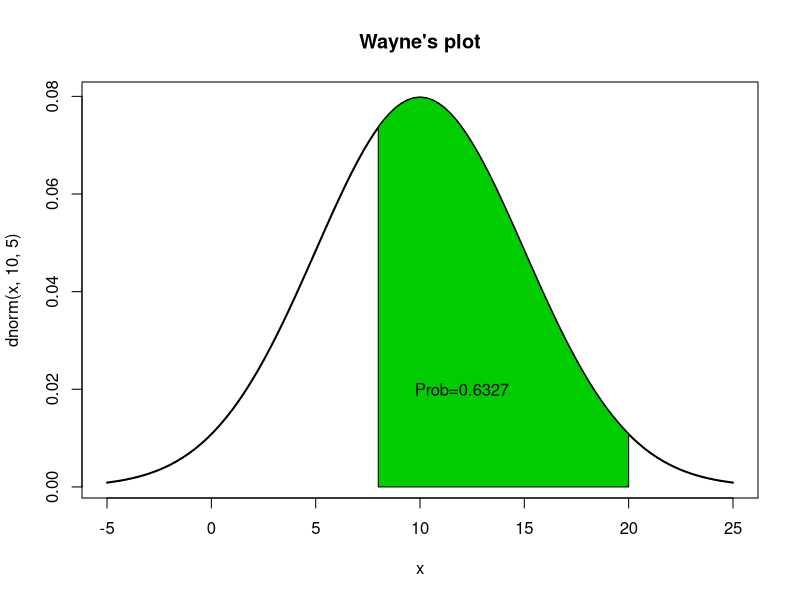
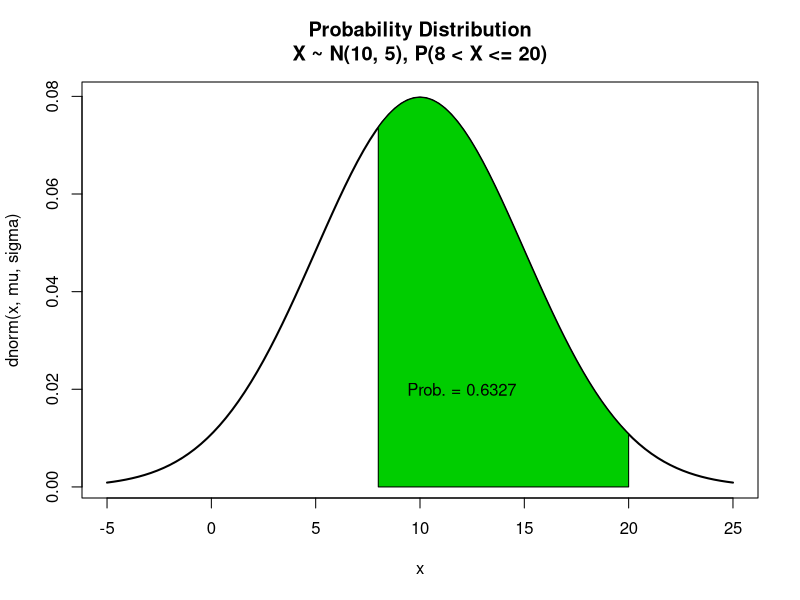
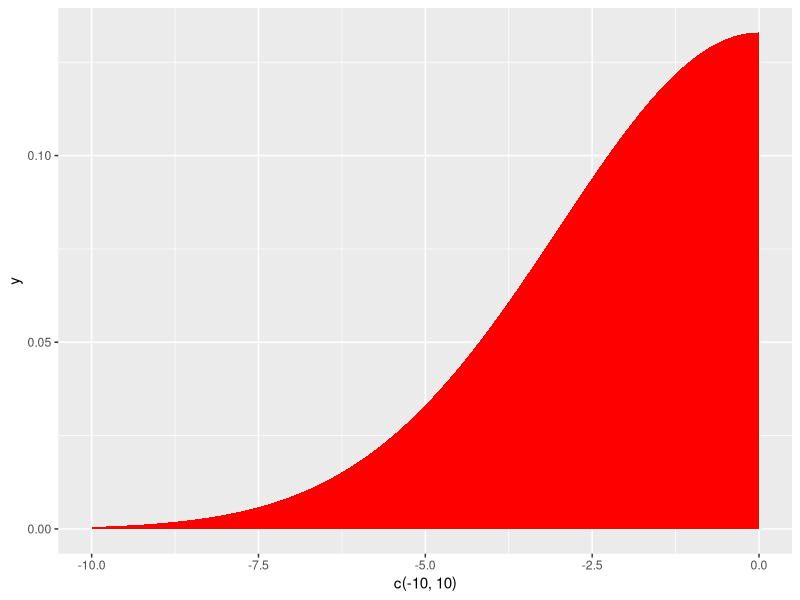

These charts were generated, in order, by the following R code:
# ------------------------------------------------------------------------------
# Bayesian course
# Lab 3
# distributional theory + plots
# ------------------------------------------------------------------------------


# PROBABILITY CALCULATIONS =====================================================

  # End points do not matter for continuous variables
  #P(X>=3)=P(X>3)
  
  # X ~ N(20,5) 
  # X is a normal distribution, mean of 20, sd of 5
  
  
  # P(X>22)? -------------------------------------------------------------------
  # Probability that X is greater than 22?
  # >= or > matter a lot for discrete vars, not so much continuous
  
  ## p on front gives a tail, by default lower tail. 1 minus (-) gives upper
  ## Area from negative infinity up to 22
  # Check by drawing it (or plotting it)
  1-pnorm(22, mean=10, sd=5) # notice options are in order:  x,mean, sd
  
  
  # P(X<17) --------------------------------------------------------------------
  ## Remember lower tail by default
  ## Probability less than 17
  pnorm(17,mean=10,sd=5)


# PLOTS ========================================================================

  # Base plotting --------------------------------------------------------------
  
  windows() 

  
  ## ADD THE CURVE --------------------------------------------------------------
  
    ### Decide `on a suitable range for x
    ### mean +- 3sd
    curve(dnorm(x,10,5), 
          
          #### Within 3 standard deviations of the mean will include everything
          xlim=c(10-3*5,10+3*5), 
          
          #### Plot
          lwd =2, main = "Wayne's plot")
  

  ## ADD THE AREA --------------------------------------------------------------
  
    ### Say we need P(8<X<=20) - Prob between 8 and 202
    
      #### X axis range (8 to 10)
      xcurve = seq(8,20, length=1000) # length is arbitrary 
      
      #### Y axis - needs xcurve,  mean and sd
      ycurve = dnorm(xcurve, mean=10, sd=5)
      
      #### Use the x and y curve and add to the plot
      polygon(c(8,xcurve,20), c(0,ycurve,0), col="green3") # this adds the area
      
      
  ## ADD THE PROBABILITY TEXT --------------------------------------------------
      area=pnorm(20, mean=10, sd=5) - pnorm(8, mean=10, sd=5)
      area2=round(area,4)
    
      #### Now place this on the above plot
      text(12,0.02,substitute(paste("Prob=",area2 ), list(area2 = area2)))

      
  ## PLOT FUNCTION FROM ABOVE --------------------------------------------------
  
    normalPDF = function(mu, sigma, lowerBound, upperBound)
    {
      
      # Open a window
      dev.new(noRStudioGD = TRUE) # DO NOT CLOSE THIS WINDOW
      
      # Create the line that displays the bell curve
      curve(dnorm(x,mu,sigma), xlim=c(mu-3*sigma,mu+3*sigma), lwd =2, 
            main = paste0("Probability Distribution\n",
            "X ~ N(",mu,", ",sigma,"), P(", lowerBound," < X <= ",upperBound,")"))
      
      # Add the AREA of between the lower and upper bound P(lowerBound<X<=upperBound)
      
        ## X-Axis curve 
        xcurve = seq(lowerBound,upperBound, length=1000) # length is arbitrary 
        
        ## Y-Axis Curve
        ycurve = dnorm(xcurve, mu,sigma)
        
        ## Combine the X and Y curve to form the area (in green)
        polygon(c(lowerBound,xcurve,upperBound), 
                c(0,ycurve,0), 
                col="green3") 
      
      # Add the probability as text
        
        ## Calculate the area (probability)
        area=pnorm(upperBound,mu,sigma) - pnorm(lowerBound,mu,sigma)
        area2=round(area,4)
        
        ## Place this on the above plot
        text(12,0.02,substitute(paste("Prob. = ",area2 ), list(area2 = area2)))
      
      # Return stats about the Plot
      return(list(mu = mu, 
                  sigma = sigma,
                  lowerBound = lowerBound,
                  upperBound = upperBound,
                  prob = area2)) # this is the last line and will be released to the command line
      
    }
  
  # Call the above Functions
  obj = normalPDF(mu = 10, sigma = 5,
                  lowerBound = 8, upperBound = 20)
  
  obj
  
  # Get the probability from obj
  obj$prob
  
  
  # Plotting with ggplot
  # Continuous variables 
  if(!require(ggplot2)) install.packages("ggplot2")
  
  g = ggplot(NULL, aes(c(-10,10))) + 
    geom_area(stat = "function", 
              fun = dnorm, 
              args = list(mean = 0, sd = 3),
              fill = "red", xlim = c(-10, 0)) 
   
  g
  
  
